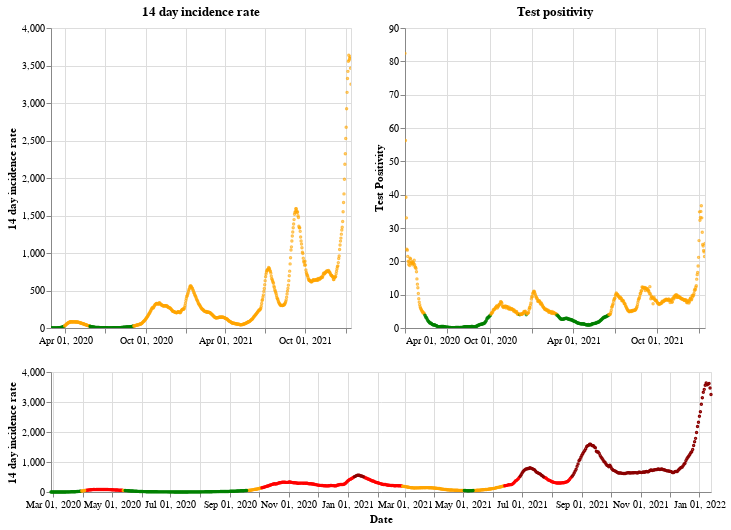

Here is the notebook cell this chart was saved with:
### Markdown cell above
## Scotland

### Code cell
plot_traffic_light('Scotland')

### Figure 1 — Vega-Lite specification as saved in the notebook (floating-point values rounded to 4 significant figures; data arrays with more than 128 entries replaced by an {"elided": "..."} marker saying what was removed)
{"config": {"view": {"continuousWidth": 400, "continuousHeight": 300}}, "vconcat": [{"hconcat": [{"mark": {"type": "point", "size": 2}, "encoding": {"color": {"condition": {"value": "green", "test": "(datum.twoWeeklyCasesRate <= 25)"}, "value": "orange"}, "tooltip": [{"type": "nominal", "field": "areaName"}, {"type": "temporal", "field": "date"}, {"type": "quantitative", "field": "twoWeeklyCasesRate"}, {"type": "quantitative", "field": "testPositivity"}], "x": {"type": "temporal", "axis": {"title": ""}, "field": "date", "scale": {"domain": {"selection": "DateBrush"}}, "timeUnit": "yearmonthdate"}, "y": {"type": "quantitative", "axis": {"title": "14 day incidence rate"}, "field": "twoWeeklyCasesRate"}}, "title": "14 day incidence rate", "width": 300}, {"mark": {"type": "point", "size": 2}, "encoding": {"color": {"condition": {"value": "green", "test": "(datum.testPositivity <= 4)"}, "value": "orange"}, "tooltip": [{"type": "nominal", "field": "areaName"}, {"type": "temporal", "field": "date"}, {"type": "quantitative", "field": "twoWeeklyCasesRate"}, {"type": "quantitative", "field": "testPositivity"}], "x": {"type": "temporal", "axis": {"title": ""}, "field": "date", "scale": {"domain": {"selection": "DateBrush"}}, "timeUnit": "yearmonthdate"}, "y": {"type": "quantitative", "axis": {"title": "Test Positivity"}, "field": "testPositivity"}}, "title": "Test positivity", "width": 300}]}, {"layer": [{"mark": {"type": "point", "size": 2}, "encoding": {"color": {"condition": {"value": "orange", "test": "(((datum.testPositivity < 4) && (datum.twoWeeklyCasesRate >= 50)) && (datum.twoWeeklyCasesRate < 200))"}, "value": "red"}, "opacity": {"condition": {"value": 1, "test": "((datum.twoWeeklyCasesRate >= 50) && (datum.twoWeeklyCasesRate < 500))"}, "value": 0}, "tooltip": [{"type": "nominal", "field": "areaName"}, {"type": "temporal", "field": "date"}, {"type": "quantitative", "field": "twoWeeklyCasesRate"}, {"type": "quantitative", "field": "testPositivity"}], "x": {"type": "temporal", "axis": {"title": "Date"}, "field": "date", "timeUnit": "yearmonthdate"}, "y": {"type": "quantitative", "axis": {"title": "14 day incidence rate"}, "field": "twoWeeklyCasesRate"}}, "selection": {"DateBrush": {"type": "interval", "encodings": ["x"], "fields": ["Time"]}}}, {"mark": {"type": "point", "size": 2}, "encoding": {"color": {"value": "darkred"}, "opacity": {"condition": {"value": 1, "test": "(datum.twoWeeklyCasesRate >= 500)"}, "value": 0}, "tooltip": [{"type": "nominal", "field": "areaName"}, {"type": "temporal", "field": "date"}, {"type": "quantitative", "field": "twoWeeklyCasesRate"}, {"type": "quantitative", "field": "testPositivity"}], "x": {"type": "temporal", "axis": {"title": "Date"}, "field": "date", "timeUnit": "yearmonthdate"}, "y": {"type": "quantitative", "axis": {"title": "14 day incidence rate"}, "field": "twoWeeklyCasesRate"}}}, {"mark": {"type": "point", "size": 2}, "encoding": {"color": {"condition": {"value": "green", "test": "((datum.testPositivity < 4) && (datum.twoWeeklyCasesRate < 50))"}, "value": "orange"}, "opacity": {"condition": {"value": 1, "test": "(datum.twoWeeklyCasesRate < 50)"}, "value": 0}, "tooltip": [{"type": "nominal", "field": "areaName"}, {"type": "temporal", "field": "date"}, {"type": "quantitative", "field": "twoWeeklyCasesRate"}, {"type": "quantitative", "field": "testPositivity"}], "x": {"type": "temporal", "axis": {"title": "Date"}, "field": "date", "timeUnit": "yearmonthdate"}, "y": {"type": "quantitative", "axis": {"title": "14 day incidence rate"}, "field": "twoWeeklyCasesRate"}}}], "height": 120, "width": 660}], "data": {"name": "data-444c737a69353f16073b705cf189c91e"}, "$schema": "https://vega.github.io/schema/vega-lite/v4.8.1.json", "datasets": {"data-444c737a69353f16073b705cf189c91e": {"elided": "686 records"}}}
